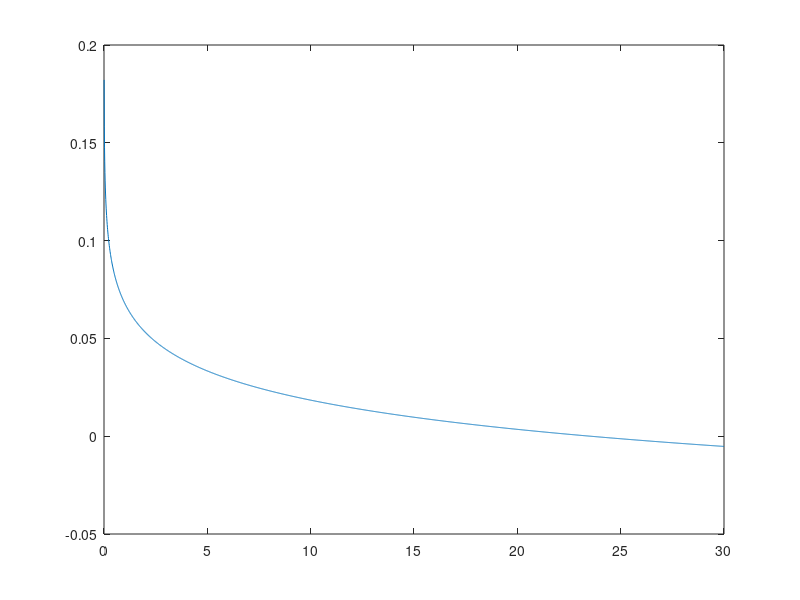

The MATLAB script that drew this image:
moM = 2.5e-5;
sigma0 = 1e-19;
Q = 1e-19;
T = 300;
EoN = 10;
uMax = 30;
n = 3000;
U0 = 10;

e = 1.6021766208e-19;

step = uMax / n;
W = e / sqrt(moM * 6) * EoN / Q;

%Vector::LinSpaced(cellNumber, .5, cellNumber - .5) * step


u = linspace(.5, n - .5, n) * step;

g = 1/(moM*4)*sigma0/Q*U0^2/W^2*exp(-U0^2/(2*W^2)) .* (expint(u.^2 ./ (2 * W^2)) - expint(U0^2 / (2 * W^2)));

%to be set by normalization
fref = 1;
eref = U0;

fH0 = exp(-U0^2/(2*W^2) * ((u./U0).^2 - (eref/U0)^2));

%steps to solving this equation :
% 1. choose an initial value for eref
% 2. normalize to find fref
% 3. solve fref = f0 to find new value for eref
% 4. iterate until abs(f0 - f0_old)/f0 < a threshold.

f0 = zeros(n, 1);

f0 = fH0 .* (1 + g);
f0 = f0 ./ (dot(f0, sqrt(u)) * step);

disp(dot(f0, sqrt(u)));

plot(u, f0);